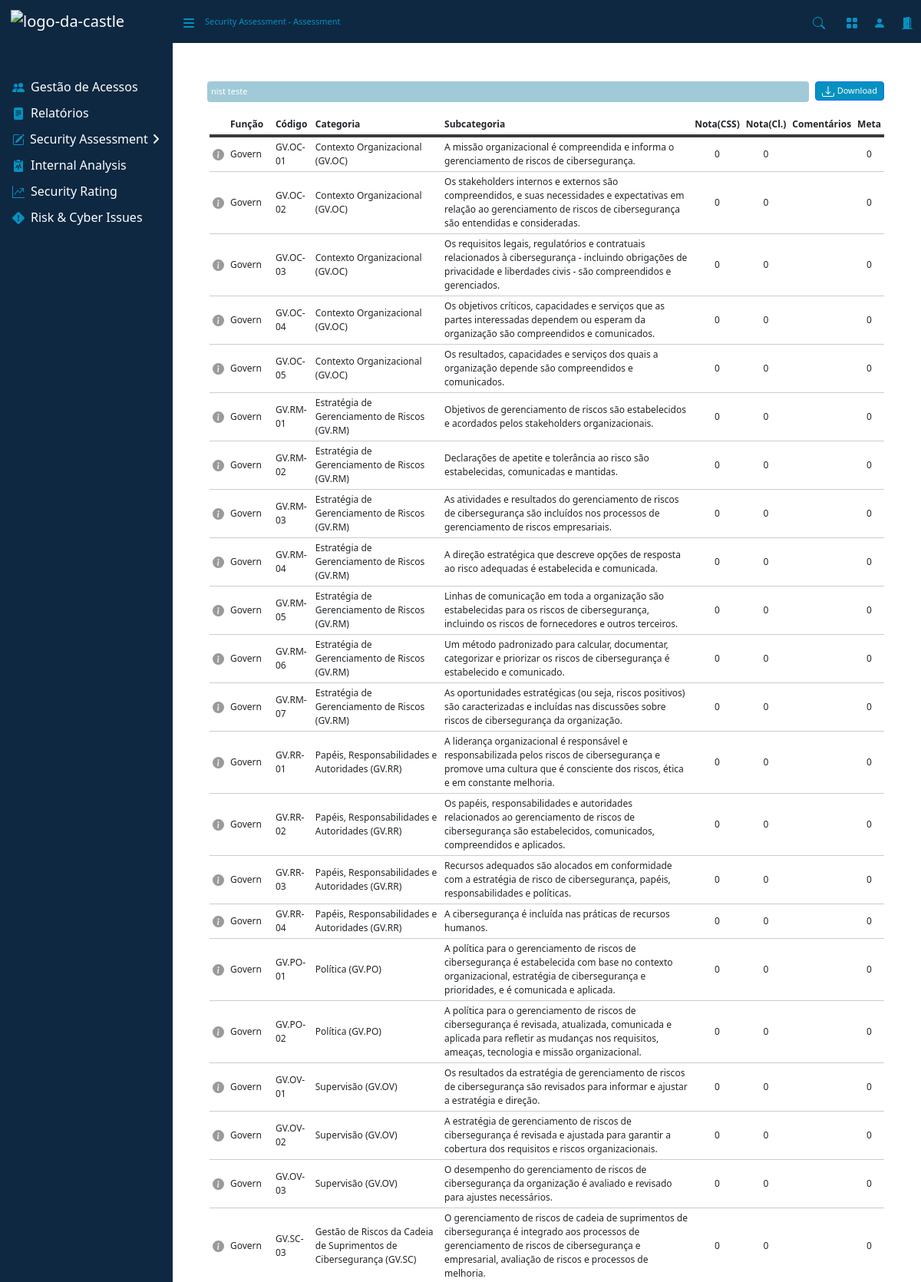
The app's page /assess_nist/32/ (upper part) with its own data.
### assessment/models.py (models this page shows, shortened)
class AssessmentModel(models.Model):
    CONCLUIDO = 'Concluído'
    ANDAMENTO = 'Andamento'
    CRITERIO_CHOICES = [
        (CONCLUIDO, 'Concluído'),
        (ANDAMENTO, 'Andamento'),
    ]
    framework = models.ForeignKey(FrameworkModel, on_delete=models.CASCADE)
    nome = models.CharField(max_length=255)
    status = models.CharField(max_length=20, choices=CRITERIO_CHOICES)
    data_upload = models.DateField(auto_now_add=True)
    excel_file = models.FileField(upload_to='assessments/')
    resultado = models.CharField(max_length=255)
    meta = models.CharField(max_length=255)

class NistModel(models.Model):
    assessment = models.ForeignKey(AssessmentModel, on_delete=models.CASCADE, related_name='nist_model')
    categoria = models.CharField(max_length=255)
    funcao = models.CharField(max_length=255)
    codigo = models.CharField(max_length=255)
    subcategoria = models.CharField(max_length=255)
    informacao = models.TextField()
    notaCss = models.CharField(max_length=255)
    notaCl = models.CharField(max_length=255)
    comentarios = models.TextField(null=True, blank=True)
    meta = models.CharField(max_length=255)

### assessment/views/assess_nist.py (the view, shortened to what this page needs)
# urls.py: path('assess_nist/<int:id>/', views.AssessNist.as_view(), name='assess_nist'),
class AssessNist(View):
    template_name = 'paginas/assess_nist.html'
    def get(self, request, id):
        assessment = AssessmentModel.objects.get(id=id)
        nist_models = NistModel.objects.filter(assessment=assessment)
        notas = range(0, 6)
        return render(request, self.template_name, {
            'assessment': assessment,
            'nist_models': nist_models,
            'notas': notas,
            'assessment_id': assessment.id
        })

### assessment/templates/paginas/assess_nist.html (shortened to what this page needs)
{% extends 'base.html' %}
{% load crispy_forms_tags %}
{% block nav %}
    <div class="d-none d-md-inline-block sb-sidenav-menu-heading font-small" style="color: #0691c0;">
        Security Assessment - Assessment
    </div>
{% endblock %}
{% block content %}
<main>
    <form method="post" action="{% url 'assess_nist' id=assessment_id %}" id="nistForm">
        <div class="d-flex mb-3" style="margin-top: 50px; margin-left: 45px; margin-right: 40px;">
            <div class="d-none d-md-inline-block btn-primary d-flex me-2 " style="background-color: #a0cad8; color: white; font-size: 11px; border-radius: 4px; padding: 5px; width: 100%; justify-content: flex-start;">
                <div>{{ assessment.nome }}</div>
            </div>
            {% if assessment.excel_file %}
                <button type="button" onclick="window.location.href='{{ assessment.excel_file.url }}'" class="btn btn-primary btn-sm font-small text-center d-flex align-items-center justify-content-center me-2">
                    Download
                </button>
            {% endif %}
        </div>
        <div class="table-responsive font-middle px-5">
            <table class="table-sm">
                <thead>
                    <tr>
                        <th scope="col"></th>
                        <th scope="col">Função</th>
                        <th scope="col">Código</th>
                        <th scope="col">Categoria</th>
                        <th scope="col">Subcategoria</th>
                        <th scope="col">Nota(CSS)</th>
                        <th scope="col">Nota(Cl.)</th>
                        <th scope="col">Comentários</th>
                        <th scope="col">Meta</th>
                    </tr>
                </thead>
                <tbody>
                    {% for nist in nist_models %}
                    <tr>
                        <td>
                            <div class="icon-container" style="display: flex; gap: 10px;">
                                <span data-bs-toggle="modal" data-bs-target="#iconeInfo">
                                </span>
                            </div>
                        </td>
                        <td>{{ nist.funcao }}</td>
                        <td>{{ nist.codigo }}</td>
                        <td>{{ nist.categoria }}</td>
                        <td>{{ nist.subcategoria }}</td>
                        <td style="text-align: center;">
                            {% if assessment.status == 'Andamento' %}
                                <select name="notaCss_{{ nist.id }}" class="form-select form-select-sm w-auto border border-light" style="line-height: 1;">
                                    {% for i in notas %}
                                        <option value="{{ i }}" {% if nist.notaCss|stringformat:"s" == i|stringformat:"s" %}selected{% endif %} style="font-size: 0.875rem;">{{ i }}</option>
                                    {% endfor %}
                                </select>
                            {% else %}
                                {{ nist.notaCss }}
                            {% endif %}
                        </td>
                        <td style="text-align: center;">
                            {% if assessment.status == 'Andamento' %}
                                <select name="notaCl_{{ nist.id }}"  class="form-select form-select-sm w-auto border border-light" style="line-height: 1;">
                                    {% for i in notas %}
                                        <option value="{{ i }}" {% if nist.notaCl|stringformat:"s" == i|stringformat:"s" %}selected{% endif %} style="font-size: 0.875rem;">{{ i }}</option>
                                    {% endfor %}
                                </select>
                            {% else %}
                                {{ nist.notaCl }}
                            {% endif %}
                        </td>
                        <td>
                        </td>
                        <td style="text-align: center;">
                            {% if assessment.status == 'Andamento' %}
                                <select name="meta_{{ nist.id }}"  class="form-select form-select-sm w-auto border border-light" style="line-height: 1;">
                                    {% for i in notas %}
                                        <option value="{{ i }}" {% if nist.meta|stringformat:"s" == i|stringformat:"s" %}selected{% endif %} style="font-size: 0.875rem;">{{ i }}</option>
                                    {% endfor %}
                                </select>
                            {% else %}
                                {{ nist.meta }}
                            {% endif %}
                        </td>
                    </tr>
                    {% endfor %}
                </tbody>
            </table>
        </div>
    </form>
</main>
{% endblock %}

### static/assets/css/myStyles.css (style rules this page uses)
.font-middle { font-size: 12px; }
table thead tr { text-align: left; border-bottom: 4px solid #3b3939; }
table tbody tr { border-bottom: 1px solid #ccc; }
table td, table th { border: none; }
.btn-sm { height: 25px; font-size: 11px; background-color: #0691c0; }
svg.bi-gear-fill { width: 15px; height: 15px; fill: #787575bd; cursor: pointer; }

### static/assets/css/forms.css (style rules this page uses)
.font-small { font-size: 11px; }
.btn-sm { height: 25px; font-size: 11px; background-color: #0691c0; }
svg.bi-gear-fill { width: 15px; height: 15px; fill: #787575bd; cursor: pointer; }
th { white-space: nowrap; text-align: left; padding: 5px; }

### records on screen
AssessmentModel: nome "nist teste"
NistModel: funcao "Govern", codigo "GV.OC-01", categoria "Contexto Organizacional (GV.OC)", subcategoria "A missão organizacional é compreendida e informa o gerenciamento de riscos de cibersegurança.", notaCss "0", notaCl "0", meta "0"
NistModel: funcao "Govern", codigo "GV.OC-02", categoria "Contexto Organizacional (GV.OC)", subcategoria "Os stakeholders internos e externos são compreendidos, e suas necessidades e expectativas em relação ao gerenciamento de riscos de cibersegurança são entendidas e consideradas.", notaCss "0", notaCl "0", meta "0"
NistModel: funcao "Govern", codigo "GV.OC-03", categoria "Contexto Organizacional (GV.OC)", subcategoria "Os requisitos legais, regulatórios e contratuais relacionados à cibersegurança - incluindo obrigações de privacidade e liberdades civis - são compreendidos e gerenciados.", notaCss "0", notaCl "0", meta "0"
NistModel: funcao "Govern", codigo "GV.OC-04", categoria "Contexto Organizacional (GV.OC)", subcategoria "Os objetivos críticos, capacidades e serviços que as partes interessadas dependem ou esperam da organização são compreendidos e comunicados.", notaCss "0", notaCl "0", meta "0"
NistModel: funcao "Govern", codigo "GV.OC-05", categoria "Contexto Organizacional (GV.OC)", subcategoria "Os resultados, capacidades e serviços dos quais a organização depende são compreendidos e comunicados.", notaCss "0", notaCl "0", meta "0"
NistModel: funcao "Govern", codigo "GV.RM-01", categoria "Estratégia de Gerenciamento de Riscos (GV.RM)", subcategoria "Objetivos de gerenciamento de riscos são estabelecidos e acordados pelos stakeholders organizacionais.", notaCss "0", notaCl "0", meta "0"
NistModel: funcao "Govern", codigo "GV.RM-02", categoria "Estratégia de Gerenciamento de Riscos (GV.RM)", subcategoria "Declarações de apetite e tolerância ao risco são estabelecidas, comunicadas e mantidas.", notaCss "0", notaCl "0", meta "0"
NistModel: funcao "Govern", codigo "GV.RM-03", categoria "Estratégia de Gerenciamento de Riscos (GV.RM)", subcategoria "As atividades e resultados do gerenciamento de riscos de cibersegurança são incluídos nos processos de gerenciamento de riscos empresariais.", notaCss "0", notaCl "0", meta "0"
NistModel: funcao "Govern", codigo "GV.RM-04", categoria "Estratégia de Gerenciamento de Riscos (GV.RM)", subcategoria "A direção estratégica que descreve opções de resposta ao risco adequadas é estabelecida e comunicada.", notaCss "0", notaCl "0", meta "0"
NistModel: funcao "Govern", codigo "GV.RM-05", categoria "Estratégia de Gerenciamento de Riscos (GV.RM)", subcategoria "Linhas de comunicação em toda a organização são estabelecidas para os riscos de cibersegurança, incluindo os riscos de fornecedores e outros terceiros.", notaCss "0", notaCl "0", meta "0"
NistModel: funcao "Govern", codigo "GV.RM-06", categoria "Estratégia de Gerenciamento de Riscos (GV.RM)", subcategoria "Um método padronizado para calcular, documentar, categorizar e priorizar os riscos de cibersegurança é estabelecido e comunicado.", notaCss "0", notaCl "0", meta "0"
NistModel: funcao "Govern", codigo "GV.RM-07", categoria "Estratégia de Gerenciamento de Riscos (GV.RM)", subcategoria "As oportunidades estratégicas (ou seja, riscos positivos) são caracterizadas e incluídas nas discussões sobre riscos de cibersegurança da organização.", notaCss "0", notaCl "0", meta "0"
NistModel: funcao "Govern", codigo "GV.RR-01", categoria "Papéis, Responsabilidades e Autoridades (GV.RR)", subcategoria "A liderança organizacional é responsável e responsabilizada pelos riscos de cibersegurança e promove uma cultura que é consciente dos riscos, ética e em constante melhoria.", notaCss "0", notaCl "0", meta "0"
NistModel: funcao "Govern", codigo "GV.RR-02", categoria "Papéis, Responsabilidades e Autoridades (GV.RR)", subcategoria "Os papéis, responsabilidades e autoridades relacionados ao gerenciamento de riscos de cibersegurança são estabelecidos, comunicados, compreendidos e aplicados.", notaCss "0", notaCl "0", meta "0"
NistModel: funcao "Govern", codigo "GV.RR-03", categoria "Papéis, Responsabilidades e Autoridades (GV.RR)", subcategoria "Recursos adequados são alocados em conformidade com a estratégia de risco de cibersegurança, papéis, responsabilidades e políticas.", notaCss "0", notaCl "0", meta "0"
NistModel: funcao "Govern", codigo "GV.RR-04", categoria "Papéis, Responsabilidades e Autoridades (GV.RR)", subcategoria "A cibersegurança é incluída nas práticas de recursos humanos.", notaCss "0", notaCl "0", meta "0"
NistModel: funcao "Govern", codigo "GV.PO-01", categoria "Política (GV.PO)", subcategoria "A política para o gerenciamento de riscos de cibersegurança é estabelecida com base no contexto organizacional, estratégia de cibersegurança e prioridades, e é comunicada e aplicada.", notaCss "0", notaCl "0", meta "0"
NistModel: funcao "Govern", codigo "GV.PO-02", categoria "Política (GV.PO)", subcategoria "A política para o gerenciamento de riscos de cibersegurança é revisada, atualizada, comunicada e aplicada para refletir as mudanças nos requisitos, ameaças, tecnologia e missão organizacional.", notaCss "0", notaCl "0", meta "0"
NistModel: funcao "Govern", codigo "GV.OV-01", categoria "Supervisão (GV.OV)", subcategoria "Os resultados da estratégia de gerenciamento de riscos de cibersegurança são revisados para informar e ajustar a estratégia e direção.", notaCss "0", notaCl "0", meta "0"
NistModel: funcao "Govern", codigo "GV.OV-02", categoria "Supervisão (GV.OV)", subcategoria "A estratégia de gerenciamento de riscos de cibersegurança é revisada e ajustada para garantir a cobertura dos requisitos e riscos organizacionais.", notaCss "0", notaCl "0", meta "0"
NistModel: funcao "Govern", codigo "GV.OV-03", categoria "Supervisão (GV.OV)", subcategoria "O desempenho do gerenciamento de riscos de cibersegurança da organização é avaliado e revisado para ajustes necessários.", notaCss "0", notaCl "0", meta "0"
NistModel: funcao "Govern", codigo "GV.SC-03", categoria "Gestão de Riscos da Cadeia de Suprimentos de Cibersegurança (GV.SC)", subcategoria "O gerenciamento de riscos de cadeia de suprimentos de cibersegurança é integrado aos processos de gerenciamento de riscos de cibersegurança e empresarial, avaliação de riscos e processos de melhoria.", notaCss "0", notaCl "0", meta "0"
